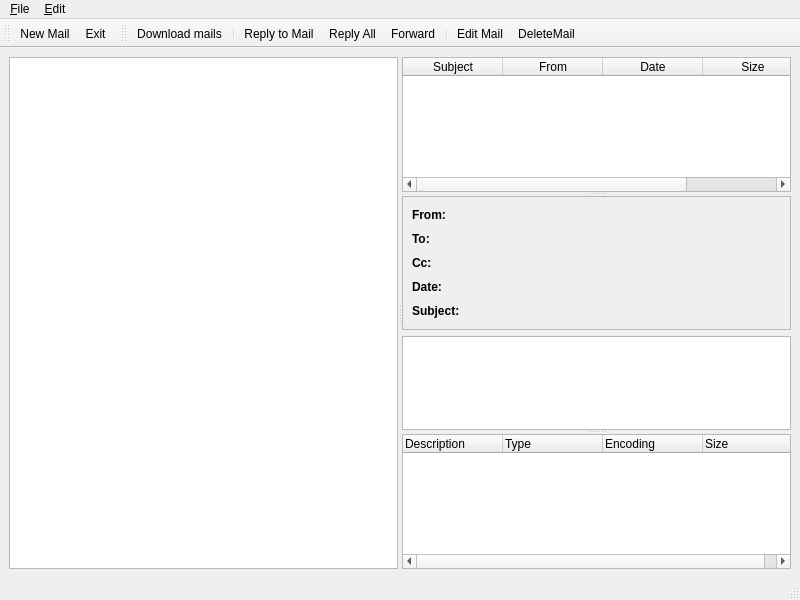
<ui version="4.0" >
 <class>MainWin</class>
 <widget class="QMainWindow" name="MainWin" >
  <property name="geometry" >
   <rect>
    <x>0</x>
    <y>0</y>
    <width>800</width>
    <height>600</height>
   </rect>
  </property>
  <property name="windowTitle" >
   <string>Nuntius Leo</string>
  </property>
  <property name="windowIcon" >
   <iconset resource="../resources.qrc" >
    <normaloff>:/img/images/kontact_mail.png</normaloff>:/img/images/kontact_mail.png</iconset>
  </property>
  <widget class="QWidget" name="centralwidget" >
   <layout class="QGridLayout" name="gridLayout" >
    <item row="0" column="0" >
     <widget class="QSplitter" name="splitter_2" >
      <property name="orientation" >
       <enum>Qt::Horizontal</enum>
      </property>
      <widget class="QTreeView" name="dirTree" >
       <property name="sizePolicy" >
        <sizepolicy vsizetype="Preferred" hsizetype="Preferred" >
         <horstretch>0</horstretch>
         <verstretch>0</verstretch>
        </sizepolicy>
       </property>
      </widget>
      <widget class="QSplitter" name="splitter" >
       <property name="orientation" >
        <enum>Qt::Vertical</enum>
       </property>
       <widget class="QTableWidget" name="lstMails" >
        <property name="sizePolicy" >
         <sizepolicy vsizetype="Expanding" hsizetype="Expanding" >
          <horstretch>2</horstretch>
          <verstretch>0</verstretch>
         </sizepolicy>
        </property>
        <property name="selectionBehavior" >
         <enum>QAbstractItemView::SelectRows</enum>
        </property>
        <property name="showGrid" >
         <bool>false</bool>
        </property>
        <property name="wordWrap" >
         <bool>false</bool>
        </property>
        <property name="cornerButtonEnabled" >
         <bool>false</bool>
        </property>
        <column>
         <property name="text" >
          <string>Subject</string>
         </property>
        </column>
        <column>
         <property name="text" >
          <string>From</string>
         </property>
        </column>
        <column>
         <property name="text" >
          <string>Date</string>
         </property>
        </column>
        <column>
         <property name="text" >
          <string>Size</string>
         </property>
        </column>
       </widget>
       <widget class="QWidget" name="layoutWidget" >
        <layout class="QVBoxLayout" name="verticalLayout" >
         <item>
          <widget class="QFrame" name="frame" >
           <property name="sizePolicy" >
            <sizepolicy vsizetype="Preferred" hsizetype="Minimum" >
             <horstretch>2</horstretch>
             <verstretch>0</verstretch>
            </sizepolicy>
           </property>
           <property name="frameShape" >
            <enum>QFrame::StyledPanel</enum>
           </property>
           <property name="frameShadow" >
            <enum>QFrame::Raised</enum>
           </property>
           <layout class="QVBoxLayout" >
            <item>
             <widget class="QLabel" name="lblFrom" >
              <property name="sizePolicy" >
               <sizepolicy vsizetype="Minimum" hsizetype="Preferred" >
                <horstretch>0</horstretch>
                <verstretch>0</verstretch>
               </sizepolicy>
              </property>
              <property name="minimumSize" >
               <size>
                <width>18</width>
                <height>18</height>
               </size>
              </property>
              <property name="font" >
               <font>
                <weight>75</weight>
                <bold>true</bold>
               </font>
              </property>
              <property name="text" >
               <string>From:</string>
              </property>
              <property name="wordWrap" >
               <bool>true</bool>
              </property>
             </widget>
            </item>
            <item>
             <widget class="QLabel" name="lblTo" >
              <property name="sizePolicy" >
               <sizepolicy vsizetype="Minimum" hsizetype="Preferred" >
                <horstretch>0</horstretch>
                <verstretch>0</verstretch>
               </sizepolicy>
              </property>
              <property name="minimumSize" >
               <size>
                <width>0</width>
                <height>18</height>
               </size>
              </property>
              <property name="font" >
               <font>
                <weight>75</weight>
                <bold>true</bold>
               </font>
              </property>
              <property name="text" >
               <string>To:</string>
              </property>
              <property name="wordWrap" >
               <bool>true</bool>
              </property>
             </widget>
            </item>
            <item>
             <widget class="QLabel" name="lblCc" >
              <property name="sizePolicy" >
               <sizepolicy vsizetype="Minimum" hsizetype="Preferred" >
                <horstretch>0</horstretch>
                <verstretch>0</verstretch>
               </sizepolicy>
              </property>
              <property name="minimumSize" >
               <size>
                <width>0</width>
                <height>18</height>
               </size>
              </property>
              <property name="font" >
               <font>
                <weight>75</weight>
                <bold>true</bold>
               </font>
              </property>
              <property name="text" >
               <string>Cc:</string>
              </property>
              <property name="wordWrap" >
               <bool>true</bool>
              </property>
             </widget>
            </item>
            <item>
             <widget class="QLabel" name="lblDate" >
              <property name="sizePolicy" >
               <sizepolicy vsizetype="Minimum" hsizetype="Minimum" >
                <horstretch>0</horstretch>
                <verstretch>0</verstretch>
               </sizepolicy>
              </property>
              <property name="minimumSize" >
               <size>
                <width>0</width>
                <height>18</height>
               </size>
              </property>
              <property name="font" >
               <font>
                <weight>75</weight>
                <bold>true</bold>
               </font>
              </property>
              <property name="text" >
               <string>Date:</string>
              </property>
             </widget>
            </item>
            <item>
             <widget class="QLabel" name="lblSubject" >
              <property name="sizePolicy" >
               <sizepolicy vsizetype="Minimum" hsizetype="Minimum" >
                <horstretch>0</horstretch>
                <verstretch>0</verstretch>
               </sizepolicy>
              </property>
              <property name="minimumSize" >
               <size>
                <width>0</width>
                <height>18</height>
               </size>
              </property>
              <property name="font" >
               <font>
                <weight>75</weight>
                <bold>true</bold>
               </font>
              </property>
              <property name="text" >
               <string>Subject:</string>
              </property>
              <property name="wordWrap" >
               <bool>true</bool>
              </property>
             </widget>
            </item>
           </layout>
          </widget>
         </item>
         <item>
          <widget class="QTextBrowser" name="mailBrowser" >
           <property name="sizePolicy" >
            <sizepolicy vsizetype="Expanding" hsizetype="Expanding" >
             <horstretch>4</horstretch>
             <verstretch>2</verstretch>
            </sizepolicy>
           </property>
          </widget>
         </item>
        </layout>
       </widget>
       <widget class="QTreeWidget" name="mailParts" >
        <property name="animated" >
         <bool>true</bool>
        </property>
        <property name="allColumnsShowFocus" >
         <bool>true</bool>
        </property>
        <column>
         <property name="text" >
          <string>Description</string>
         </property>
        </column>
        <column>
         <property name="text" >
          <string>Type</string>
         </property>
        </column>
        <column>
         <property name="text" >
          <string>Encoding</string>
         </property>
        </column>
        <column>
         <property name="text" >
          <string>Size</string>
         </property>
        </column>
       </widget>
      </widget>
     </widget>
    </item>
   </layout>
  </widget>
  <widget class="QMenuBar" name="menubar" >
   <property name="geometry" >
    <rect>
     <x>0</x>
     <y>0</y>
     <width>800</width>
     <height>28</height>
    </rect>
   </property>
   <widget class="QMenu" name="menu_File" >
    <property name="title" >
     <string>&amp;File</string>
    </property>
    <addaction name="actionNewMail" />
    <addaction name="actionDownloadMails" />
    <addaction name="separator" />
    <addaction name="actionExit" />
   </widget>
   <widget class="QMenu" name="menu_Edit" >
    <property name="title" >
     <string>&amp;Edit</string>
    </property>
    <addaction name="actionEditConfiguration" />
   </widget>
   <addaction name="menu_File" />
   <addaction name="menu_Edit" />
  </widget>
  <widget class="QStatusBar" name="statusbar" />
  <widget class="QToolBar" name="toolBar" >
   <property name="windowTitle" >
    <string>toolBar</string>
   </property>
   <attribute name="toolBarArea" >
    <enum>TopToolBarArea</enum>
   </attribute>
   <attribute name="toolBarBreak" >
    <bool>false</bool>
   </attribute>
   <addaction name="actionNewMail" />
   <addaction name="actionExit" />
  </widget>
  <widget class="QToolBar" name="toolBar_2" >
   <property name="windowTitle" >
    <string>toolBar_2</string>
   </property>
   <attribute name="toolBarArea" >
    <enum>TopToolBarArea</enum>
   </attribute>
   <attribute name="toolBarBreak" >
    <bool>false</bool>
   </attribute>
   <addaction name="actionDownloadMails" />
   <addaction name="separator" />
   <addaction name="actionReplyMail" />
   <addaction name="actionReplyAll" />
   <addaction name="actionForwardMail" />
   <addaction name="separator" />
   <addaction name="actionEditMail" />
   <addaction name="actionDeleteMail" />
  </widget>
  <action name="actionEditSettings" >
   <property name="text" >
    <string>&amp;Settings...</string>
   </property>
  </action>
  <action name="actionEditConfiguration" >
   <property name="icon" >
    <iconset resource="../resources.qrc" >
     <normaloff>:/img/images/network_connected.png</normaloff>:/img/images/network_connected.png</iconset>
   </property>
   <property name="text" >
    <string>&amp;Settings...</string>
   </property>
  </action>
  <action name="actionNewMail" >
   <property name="icon" >
    <iconset resource="../resources.qrc" >
     <normaloff>:/img/images/mail_new.png</normaloff>:/img/images/mail_new.png</iconset>
   </property>
   <property name="text" >
    <string>&amp;New Mail</string>
   </property>
  </action>
  <action name="actionDownloadMails" >
   <property name="icon" >
    <iconset resource="../resources.qrc" >
     <normaloff>:/img/images/mail_get.png</normaloff>:/img/images/mail_get.png</iconset>
   </property>
   <property name="text" >
    <string>&amp;Download mails</string>
   </property>
  </action>
  <action name="actionExit" >
   <property name="icon" >
    <iconset resource="../resources.qrc" >
     <normaloff>:/img/images/exit.png</normaloff>:/img/images/exit.png</iconset>
   </property>
   <property name="text" >
    <string>&amp;Exit</string>
   </property>
  </action>
  <action name="actionReplyMail" >
   <property name="icon" >
    <iconset resource="../resources.qrc" >
     <normaloff>:/img/images/mail_reply.png</normaloff>:/img/images/mail_reply.png</iconset>
   </property>
   <property name="text" >
    <string>Reply to Mail</string>
   </property>
  </action>
  <action name="actionForwardMail" >
   <property name="icon" >
    <iconset resource="../resources.qrc" >
     <normaloff>:/img/images/mail_forward.png</normaloff>:/img/images/mail_forward.png</iconset>
   </property>
   <property name="text" >
    <string>Forward</string>
   </property>
  </action>
  <action name="actionReplyAll" >
   <property name="icon" >
    <iconset resource="../resources.qrc" >
     <normaloff>:/img/images/mail_replyall.png</normaloff>:/img/images/mail_replyall.png</iconset>
   </property>
   <property name="text" >
    <string>Reply All</string>
   </property>
  </action>
  <action name="actionDeleteMail" >
   <property name="icon" >
    <iconset resource="../resources.qrc" >
     <normaloff>:/img/images/trashcan_empty.png</normaloff>:/img/images/trashcan_empty.png</iconset>
   </property>
   <property name="text" >
    <string>DeleteMail</string>
   </property>
  </action>
  <action name="actionEditMail" >
   <property name="icon" >
    <iconset resource="../resources.qrc" >
     <normaloff>:/img/images/document.png</normaloff>:/img/images/document.png</iconset>
   </property>
   <property name="text" >
    <string>Edit Mail</string>
   </property>
  </action>
 </widget>
 <resources>
  <include location="../resources.qrc" />
 </resources>
 <connections/>
</ui>
